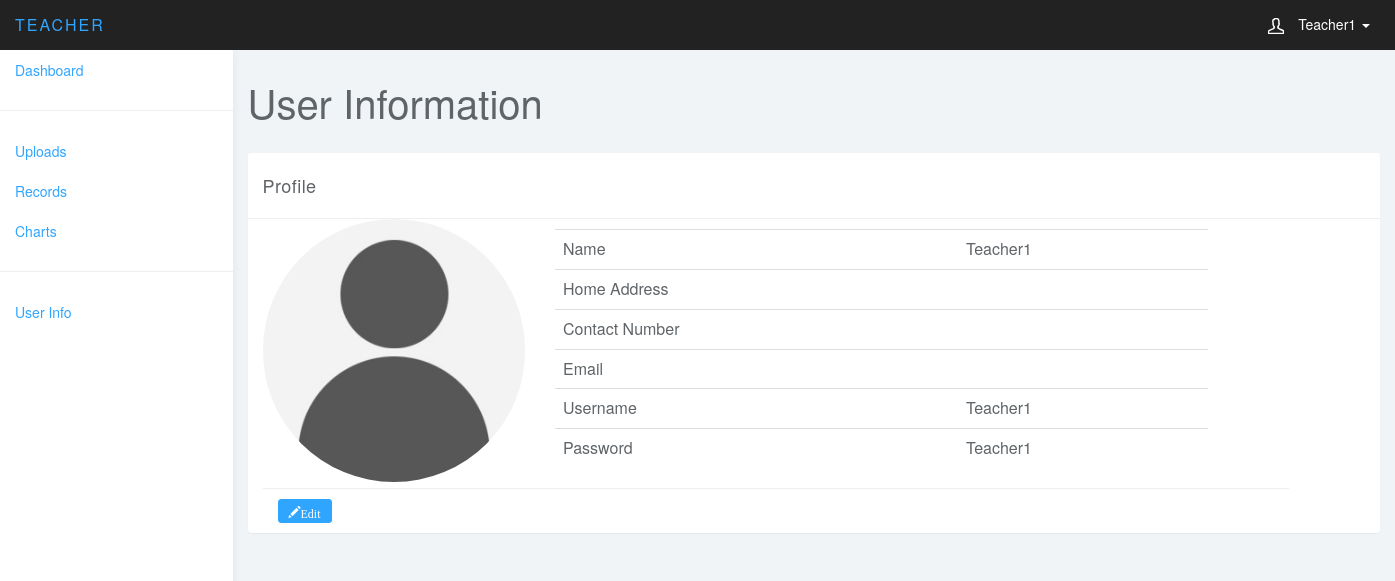
The app's page /Admin-UserInfo.php (signed in) with its own data.
### tables this page shows
CREATE TABLE `employees` (
  `employeeID` int(11) NOT NULL,
  `accountID_Employees` int(11) NOT NULL,
  `employeeName` varchar(45) DEFAULT NULL,
  `employeeAddress` varchar(100) NOT NULL,
  `employeePhoneNumber` varchar(45) NOT NULL,
  `employeeEmail` varchar(100) NOT NULL,
  `dateEntered` datetime DEFAULT NULL,
  `employeeImage` varchar(1000) DEFAULT NULL
);

CREATE TABLE `accounts` (
  `accountID` int(11) NOT NULL,
  `userName` varchar(45) DEFAULT NULL,
  `password` varchar(45) DEFAULT NULL,
  `userType` varchar(45) DEFAULT NULL,
  `themeID_Accounts` int(11) DEFAULT NULL,
  `accountImage` varchar(1000) DEFAULT NULL
);

### Backend/a_UserInfo.php (called while the page is built, shortened)
<?php
	function loadEmployeeInfo($accountID)
	{
		$employeeInfo = [];
		$query = "select * from employees LEFT JOIN accounts on accounts.accountID = employees.accountID_Employees where accountID_Employees = " . $accountID;
		$tableQuery = mysql_query($query)
		or die ("cannot load tables");
		while($getRow = mysql_fetch_assoc($tableQuery))
		{
			$employeeInfo = $getRow;
		}
		return $employeeInfo;
	}
?>

### Admin-UserInfo.php (the view, shortened to what this page needs)
<?php
	include_once("Navbars/Navbar.php");
	include_once("Navbars/a_Sidebar.php");
	$employeeEntry = loadEmployeeInfo($_SESSION['accountID']);
?>
<!DOCTYPE html>
<html>
	<head>
		<link href="css/bootstrap.min.css" rel="stylesheet">
		<link href="css/datepicker3.css" rel="stylesheet">
		<link href="css/styles.css" rel="stylesheet">
	</head>
	<body>
		<div class="col-sm-9 col-sm-offset-3 col-lg-10 col-lg-offset-2 main">
			<div class="row">
				<div class="col-lg-12">
					<h1 class="page-header">User Information</h1>
				</div>
			</div>
			<div class="row">
				<div class="col-lg-12">
					<div class="panel panel-default">
						<div class="panel-heading">Profile
						</div>
						<div class="container">
							<div class="row">
	                			<div class="col-md-3 col-lg-3 " align="center">
	                				<img alt="User Pic" src="./Pictures/Blank_Avatar.jpg" class="img-circle img-responsive">
	                			</div>
					            <div class=" col-md-7 col-lg-7 table-user-information">
					                  	<table class="table table-user-information">
						                    <tbody>
						       					<?php
							                      	echo("<tr><td>Name</td>");
							                      	echo("<td>".$employeeEntry['employeeName']."</td></tr>");
							                      	echo("<tr><td>Home Address</td>");
							                        echo("<td>".$employeeEntry['employeeAddress']."</td></tr>");
							                      	echo("<tr><td>Contact Number</td>");
							                        echo("<td>".$employeeEntry['employeePhoneNumber']."</td></tr>");
							                      	echo("<tr><td>Email</td>");
							                        echo("<td>".$employeeEntry['employeeEmail']."</a></td></tr>");
							                        echo("<tr><td>Username</td>");
							                        echo("<td>".$employeeEntry['userName']."</td></tr>");
							                      	echo("<tr><td>Password</td>");
							                      	echo("<td>".$employeeEntry['password']."</td></tr>");
												?>
						                    </tbody>
					                  	</table>
					            </div>
	                		</div>
		                	<div class="panel-footer">
			                    <span>
			                        <a data-original-title="Remove this user" data-toggle="modal"  data-target="#edit"  type="button" class="btn btn-sm btn-primary editEmployeeEntry"><i class="glyphicon glyphicon-pencil">Edit</i></a>
			                    </span>
		                   	</div>
						</div>
					</div>
				</div>
			</div>
		</div>
	</body>
</html>

### css/styles.css (style rules this page uses)
body { background: #f1f4f7; padding-top: 50px; color: #5f6468; }
a, a:hover, a:focus { color: #30a5ff; }
h1, h2, h3, h4, h5, h6 { color: #5f6468; }
h1 { font-weight: 300; font-size: 40px; }
.btn-primary, .btn-primary:hover, .btn-primary:focus, .btn-primary:active, .btn-primary.active, .open > .dropdown-toggle.btn-primary, .btn-primary.disabled, .btn-primary[disabled], fieldset[disabled] .btn-primary, .btn-primary.disabled:hover, .btn-primary[disabled]:hover, fieldset[disabled] .btn-primary:hover, .btn-primary.disabled:focus, .btn-primary[disabled]:focus, fieldset[disabled] .btn-primary:focus, .btn-primary.disabled:active, .btn-primary[disabled]:active, fieldset[disabled] .btn-primary:active, .btn-primary.disabled.active, .btn-primary[disabled].active, fieldset[disabled] .btn-primary.active { background-color: #30a5ff; border-color: #30a5ff; }
.panel { border: 0; }
.panel-heading { font-size: 18px; font-weight: 300; letter-spacing: 0.025em; height: 66px; line-height: 45px; }
.panel-default .panel-heading { background: #fff; border-bottom: 1px solid #eee; color: #5f6468; }
.panel-footer { background: #fff; border-top: 1px solid #eee; }
h1.page-header { margin-top: 30px; border-bottom: 0; }
.table { background: #fff; }
.panel-footer { margin-right: 10%; }
.table-user-information { padding-top: 10px; }

### records on screen
employees: employeeName "Teacher1", accountID_Employees.userName "Teacher1", accountID_Employees.password "Teacher1"

### other values on screen
$_SESSION['userType'] "TEACHER"
$_SESSION['userName'] "Teacher1"
